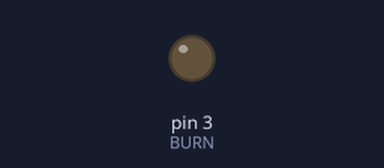
The sketch below on a simulated Arduino Leonardo, built with avr-gcc and run on an emulated ATmega32U4. Shown: output pins drawn as LEDs (lit = HIGH). The local clock reads 2024-03-15 10:24:30 at power-on unless the sketch sets it; random numbers use the default seed unless the sketch sets one; pins used as bus, display or sensor lines are not drawn.

Above: at 0.1 s.
At 4.2 s:
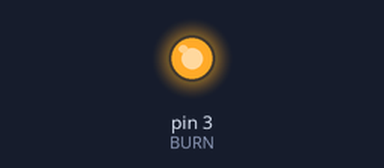
Timing chart, 0 to 5.7 s (numbered marks = the images above):
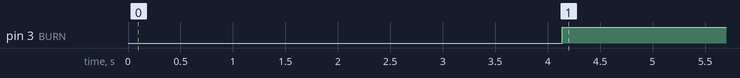

Measured:
- by itself, pin 3 (BURN): LOW → HIGH at 4.1 s

The sketch:

Burnwire_2_1.ino
```cpp
//Burn Wire 2.0 -- Jackson Sugar //
#include <Wire.h>
#include "RTClib.h"
#include "LowPower.h"

const int LED = 7;
const int BURN = 3;
const int STROBE = 4;
unsigned long start;
unsigned long burn;
int i;

RTC_DS3231 rtc;

//EDIT TIMING BELOW
//Be sure to input zero for unused variables
//////////////////////////////////////////////////////////////////////////////////////
//Set time delay from power-on to wire burn
int days = 0;
int hours = 0;
int minutes = 0;
int seconds = 0;
//Set time of burn before strobe flash (in hours)
float noStrobe = 0;
//////////////////////////////////////////////////////////////////////////////////////
const long deploy = (days * 86400)+ (hours * 3600) + (60 * minutes) + seconds;
const long burnTime = (noStrobe * 3600);

void soft_pwm(void)
{
  for(int idx=0; idx < 1000; idx++)
  {
    digitalWrite(STROBE, HIGH);
    delayMicroseconds(1);
    digitalWrite(STROBE, LOW);
    delayMicroseconds(100);
  }
}

void hard_pwm(void)
{
  for(int idx=0; idx < 100000; idx++)
  {
    digitalWrite(STROBE, HIGH);
    delayMicroseconds(1);
    digitalWrite(STROBE, LOW);
    delayMicroseconds(1);
  }
}

void setup () {

  //Set outputs
  pinMode(BURN, OUTPUT);
  pinMode(STROBE, OUTPUT);
  digitalWrite(BURN, LOW);
  digitalWrite(STROBE, LOW);

  while (!Serial) {
    delay(100);  // for Leonardo/Micro/Zero
  }

  Serial.begin(9600);

  if (! rtc.begin()) {
    while (1);
  }

  //Set new time based on computer clock
  rtc.adjust(DateTime(F(__DATE__), F(__TIME__)));
  DateTime now = rtc.now();
  start = now.unixtime();
  burn = start + deploy;

  delay(2000);

  for (int j = 1; j <= 3; j++) {
    digitalWrite(LED, HIGH);
    delay(100);
    digitalWrite(LED, LOW);
    delay(200);
  }


  for (int jj = 1; jj <= 3; jj++) {
    digitalWrite(LED, HIGH);
    soft_pwm();
    delay(300);
    digitalWrite(LED, LOW);
  }

}

void loop () {

  DateTime now = rtc.now();

  if (now.unixtime() <= burn) {

    digitalWrite(BURN, LOW);
    digitalWrite(STROBE, LOW);
    delay(100);

    for (int i = 1; i <= 15; i++){
      LowPower.powerDown(SLEEP_8S, ADC_OFF, BOD_OFF);
    }

  }
  else {
    if(now.unixtime() <= burn + burnTime) {
      digitalWrite(BURN, HIGH);
      for (int i = 1; i <= 15; i++){
        LowPower.powerDown(SLEEP_8S, ADC_OFF, BOD_OFF);
      }

    }
    else {
      digitalWrite(BURN, HIGH);
      hard_pwm();
      delay(random(10, 300));
      hard_pwm();
      LowPower.powerDown(SLEEP_8S, ADC_OFF, BOD_OFF);
      delay(10);
    }
  }
}
```
